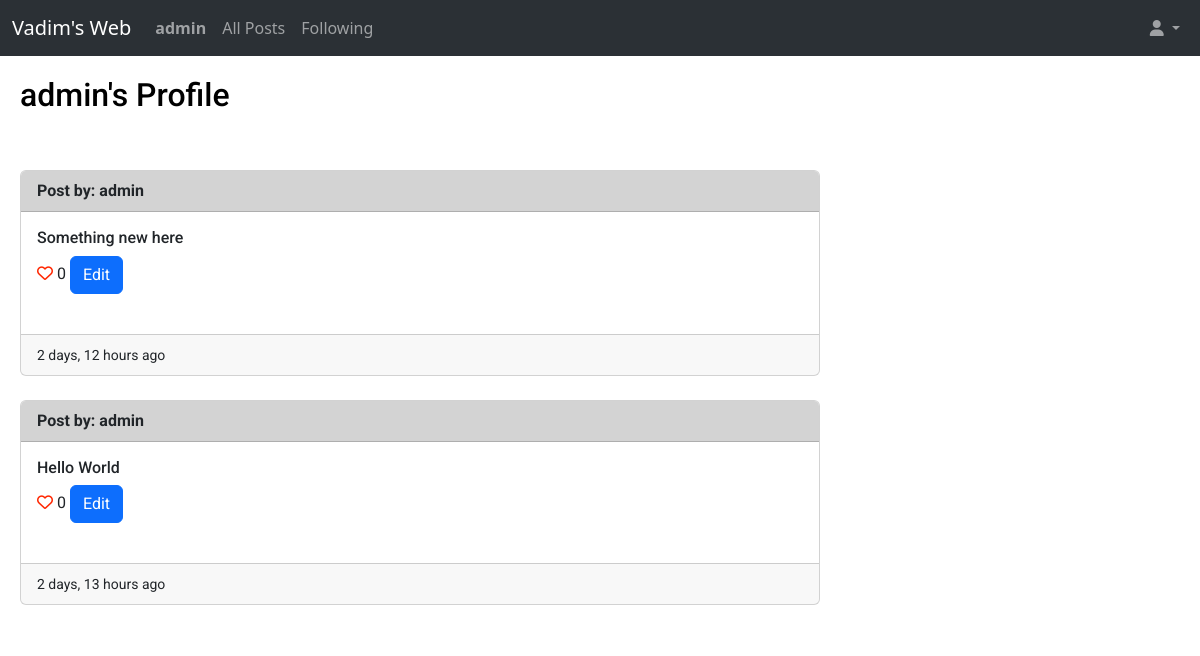
Page /userprofile (signed in) on the earlier database version.
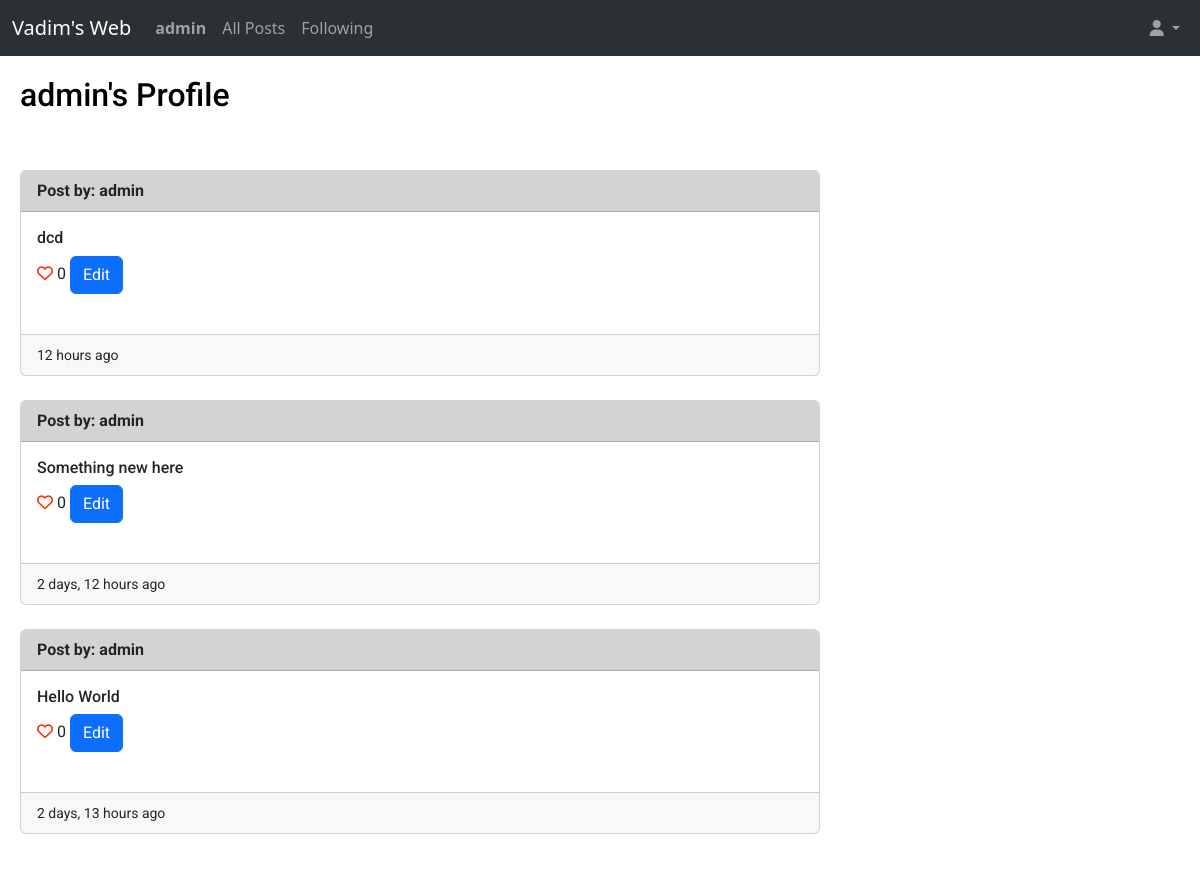
Same page on the later database version.
### web/models.py (models this page shows, shortened)
class Post(models.Model):
    user = models.ForeignKey(User, on_delete=models.CASCADE, related_name='post_user')
    content = models.CharField(max_length=140)
    creation_date = models.DateTimeField(auto_now_add=True, blank=True)
    number_of_likes = models.IntegerField(default=0)
    comments = models.ManyToManyField('Comments', blank=True, related_name="comments")

class User(AbstractUser):
    def __str__(self):
        return f"{self.username}"

### web/views.py (the view)
# urls.py: path("userprofile", views.userprofile, name="userprofile"),
def userprofile(request):
    current_user = request.user
    allposts = Post.objects.filter(user=current_user).order_by('id').reverse()
    return render(request, "web/userprofile.html", {
                "allposts": allposts,
                "current_user": current_user
            })

### web/templates/web/userprofile.html (shortened to what this page needs)
{% extends "web/layout.html" %}
{% load humanize %}
{% block body %}
    <h2>{{ current_user }}'s Profile</h2>
   <br>
   <br>
    {% for post in allposts %}
        <div class="card" style="max-width: 50rem;">
            <div style="background-color:lightgray;" class="card-header">
                <strong>Post by: {{ post.user }}</strong>
            </div>
            <div class="card-body">
                <h6 class="card-title">{{ post.content }}</h6>
                <a href="#"><i class="fa-regular fa-heart" style="color: #ff2600;"></i></a> {{ post.number_of_likes }}
                {% if current_user == post.user %}
                    <button type="button" class="btn btn-primary" data-bs-toggle="modal" data-bs-target="#exampleModal">
                        Edit
                    </button>
                {% endif %}
                <br>
                <br>
            </div>
            <div class="card-footer">
                <small>{{ post.creation_date|naturaltime }}</small>
            </div>
        </div>
        <br>
    {% endfor %}
{% endblock %}

Differences in the rows shown:
added Post: user "admin", content "dcd", number_of_likes "0", creation_date "12 hours ago"
